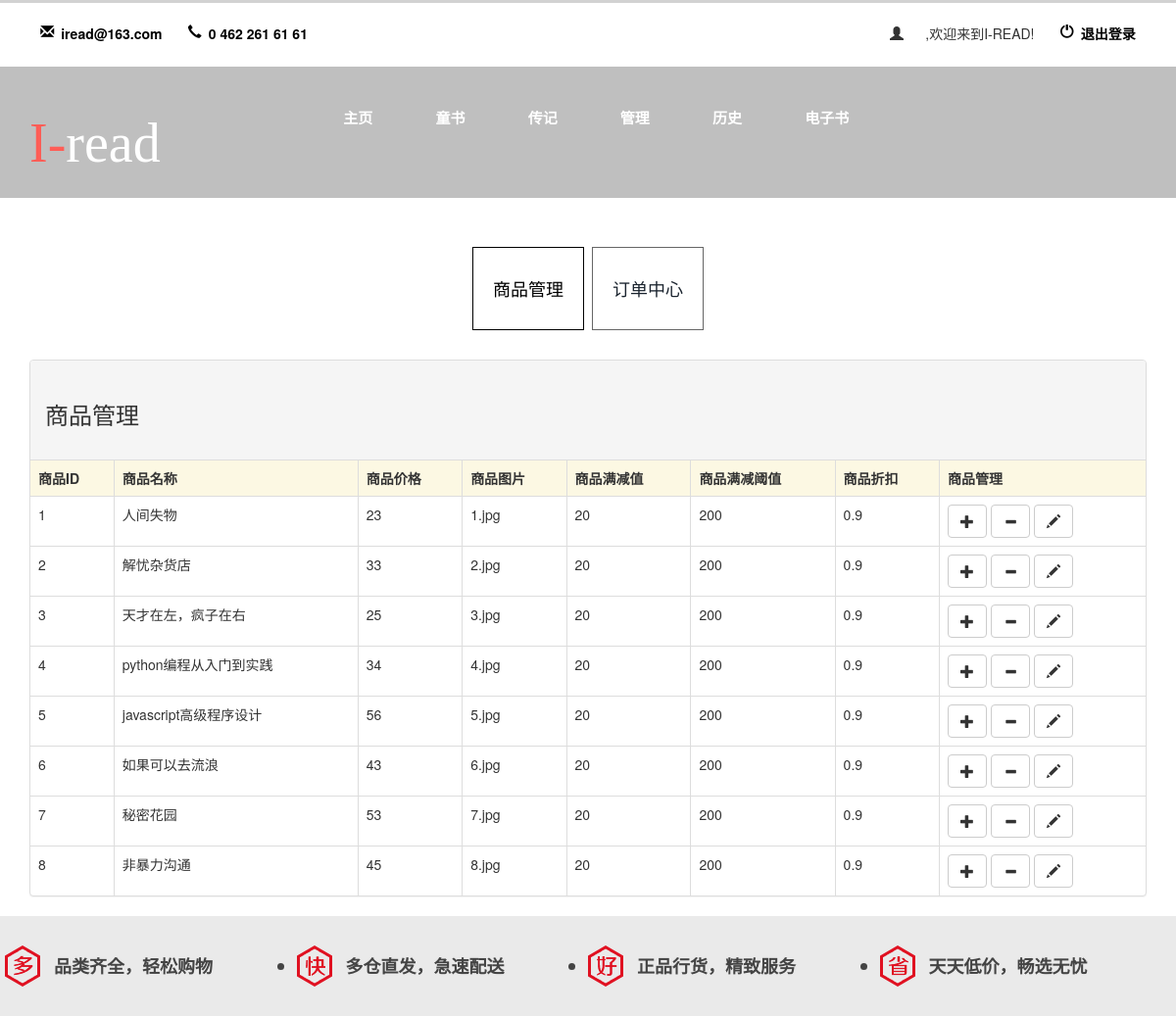
The page /seller_index.page on the database its author committed.
### tables this page shows
CREATE TABLE "item" (
	`itemId`	INTEGER NOT NULL PRIMARY KEY AUTOINCREMENT,
	`itemName`	TEXT,
	`itemPrice`	INTEGER,
	`itemImage`	TEXT,
	`discount`	INTEGER,
	`threshold`	INTEGER,
	`percentage`	INTEGER
);

### shop.py (the view)
@app.route('/seller_index.page')
def seller_index():
    session['item_data']=Item.query(order=None)
    session['allorder_data']=Lineitem.get_allorder_list()
    return render_template('sellerindex.html')

### tools.py (called while the page is built)
def sql_statement(sql):
    conn = sqlite3.connect("shopDB.db")
    cursor = conn.cursor()
    rows = cursor.execute(sql)
    list = []
    for row in rows:
        list.append(row)
    conn.commit()
    cursor.close()
    conn.close()
    return list

    @staticmethod
    def query(order=None):
        if order:
            sql = "select * from item desc order by itemId " + order
        else:
            sql = "select * from item desc order by itemId"
        list = sql_statement(sql)
        return list

    @staticmethod
    def get_allorder_list():
        sql = "select orders.orderList,orders.cId,lineitem.lineitemId,lineitem.quantity,item.*  from lineitem,orders,item where lineitem.lineitemId=orders.lineitemId and lineitem.itemId=item.itemId and orders.status=1 "
        list = sql_statement(sql)
        return list

### templates/sellerindex.html (shortened to what this page needs)
<!DOCTYPE html>
<html>
<head>
<link href="static/css/bootstrap.css" rel="stylesheet" type="text/css" media="all" />
<link href="static/css/style.css" rel="stylesheet" type="text/css" media="all" />
<link href='http://fonts.useso.com/css?family=Lato:100,300,400,700,900' rel='stylesheet' type='text/css'>
<link href='http://fonts.useso.com/css?family=Montez' rel='stylesheet' type='text/css'>
<link rel="stylesheet" href="http://cdn.static.runoob.com/libs/bootstrap/3.3.7/css/bootstrap.min.css">
<link href="static/css/memenu.css" rel="stylesheet" type="text/css" media="all" />
</head>
<body>
		<div class="header-info">
			<div class="container">
				<div class="header-top-in">
					<ul class="support">
						<li><a href="mailto:info@example.com"><i class="glyphicon glyphicon-envelope"> </i>iread@163.com</a></li>
						<li><span><i class="glyphicon glyphicon-earphone" class="tele-in"> </i>0 462 261 61 61</span></li>
					</ul>
					<ul class=" support-right">
						<li class="glyphicon glyphicon-user" class="men"></li><li>{{ session.name }},欢迎来到I-READ!</li>
                        <li><a href="/logout.page"><i class="glyphicon glyphicon-off"> </i>退出登录</a></li>
					</ul>
					<div class="clearfix"> </div>
				</div>
			</div>
		</div>
        <div class="header1">
			<div class="header-top1">
				<div class="header-bottom">
					<div class="container">
						<div class="logo">
							<h1><a href="/">I-<span>read</span></a></h1>
						</div>
						<div class="top-nav">
							<ul class="memenu skyblue">
								<li class="grid"><a href="#">主页</a></li>
								<li class="grid"><a href="#">童书</a></li>
								<li class="grid"><a href="#">传记</a></li>
								<li class="grid"><a href="#">管理</a></li>
								<li class="grid"><a href="#">历史</a></li>
								<li class="grid"><a href="#">电子书</a></li>
							</ul>
						</div>
						<div class="clearfix"> </div>
					</div>
			</div>
		</div>
<div class="features-area pad-60">
	<div class="container">
		<div class="row">
			<div class="col-lg-12">
				<div class="product-tab">
                    <ul class="tab-menu" role="tablist">
                        <li role="presentation" class="active"><a href="#home" aria-controls="home" role="tab" data-toggle="tab"><h4>商品管理</h4></a></li>
                        <li role="presentation" ><a href="#profile" aria-controls="profile" role="tab" data-toggle="tab"><h4>订单中心</h4></a></li>
                    </ul>
                    <div class="tab-content">
         <div role="tabpanel" class="tab-pane active" id="home">
                            <div class="panel panel-default">
                                <div class="panel-heading"><h3>商品管理</h3></div>
                                    <table class="table table-bordered">
                                        <tr class="warning">
                                            <th>商品ID</th>
                                            <th>商品名称</th>
                                            <th>商品价格</th>
                                            <th>商品图片</th>
                                            <th>商品满减值</th>
                                            <th>商品满减阈值</th>
                                            <th>商品折扣</th>
                                            <th>商品管理</th>
                                        </tr>
                                        {% for item in session.item_data %}
                                        <tr>
                                            <td>{{ item[0] }}</td>
                                            <td>{{ item[1] }}</td>
                                            <td>{{ item[2] }}</td>
                                            <td>{{ item[3] }}</td>
                                            <td>{{ item[4] }}</td>
                                            <td>{{ item[5] }}</td>
                                            <td>{{ item[6] }}</td>
                                            <td>
                                 <button class="btn btn-default" data-toggle="modal" data-target="#myModal1">
                                                    <span class="glyphicon glyphicon-plus" aria-hidden="true"></span></button>
                                 <button class="btn btn-default" data-toggle="modal" data-target="#myModal2{{ item[0] }}">
                                                <span class="glyphicon glyphicon-minus" aria-hidden="true"></span></button>
                                 <button class="btn btn-default" data-toggle="modal" data-target="#myModal3{{ item[0] }}">
                                                <span class="glyphicon glyphicon-pencil" aria-hidden="true"></span></button>
                                            </td>
                                        </tr>
                                            {% endfor %}
                                    </table>
                                </div>
                        </div>
                    </div>
                </div>
            </div>
        </div>
    </div>
</div>
<footer>
	<section class="service">
		<ul>
			<li><i></i>品类齐全，轻松购物</li>
			<li><i></i>多仓直发，急速配送</li>
			<li><i></i>正品行货，精致服务</li>
			<li><i></i>天天低价，畅选无忧</li>
		</ul>
	</section>
</footer>
</body>
</html>

### static/css/style.css (style rules this page uses)
body { background:#fff; font-family: 'Lato', sans-serif; }
body a { transition: 0.5s all; -webkit-transition: 0.5s all; -o-transition: 0.5s all; -moz-transition: 0.5s all; -ms-transition: 0.5s all; }
ul { padding: 0; margin: 0; }
h1,h2,h3,h4,h5,h6,label,p { margin:0; }
.header1 { width: 100%; background-size: cover; min-height: 180px; display: block; }
.header-top1 { background: rgba(133, 133, 133, 0.52); }
.header-info { padding: 0; background: #ffffff; border-top: 3px solid#D2D2D2; padding: 1em 0 .5em; }
ul.support { float: left; }
ul.support-right { float: right; }
ul.support li, ul.support-right li { display: inline-block; margin: .5em 0.8em .5em; }
ul.support li a, ul.support li span, ul.support-right li a { font-size: 1em; text-decoration: none; color: #000; vertical-align: top; font-weight: 600; }
ul.support li i, ul.support-right li i { display: inline-block; vertical-align: text-top; margin: 0 7px 0 0; }
.header-bottom { padding: 1em 0 1em; }
.logo h1 { font-size: 4em; font-family: 'Montez', cursive; font-weight: 100; }
.logo h1 a { text-decoration:none; color:#ff5d56; }
.logo h1 span { color:#fff; }
.logo { float:left; margin-top: 1em; }
.top-nav { margin-top: 0; width: 78%; margin: 2% auto 0; display: block; float: left; }
.skyblue { float:left; }
footer { width: 100%; height: 100px; }
footer .service { width: 100%; padding: 30px 0; margin-bottom: 14px; background-color: #eaeaea; }
footer .service ul { width: 1190px; height: 42px; margin: 0 auto; }
footer .service ul li { float: left; width: 25%; height: 100%; line-height: 42px; padding-left: 50px; position: relative; font-size: 18px; font-weight: 700; text-overflow: ellipsis; white-space: nowrap; color: #444; }
footer .service ul li i { position: absolute; top:0; left: 0; display: block; width: 36px; height: 100%; background: url("/static/image/ico_service.png") no-repeat ; }
footer .service ul li:nth-child(2) i { background-position: 0 -43px; }
footer .service ul li:nth-child(3) i { background-position: 0 -86px; }
footer .service ul li:nth-child(4) i { background-position: 0 -129px; }
.table h1, h2, h3, h4, h5, h6 { padding: 12px 0; }
ul.tab-menu { margin-top:50px; margin-bottom: 30px; text-align: center; }
ul.tab-menu li { display: inline-block; margin: 0 2px; }
ul.tab-menu li.active a,ul.tab-menu li a:hover { border-color: #000000; color: #000000 }
ul.tab-menu li a { border: 1px solid #666; display: block; font-size: 14px; font-weight: 700; padding: 10px 20px; text-transform: uppercase; position:relative; }
ul.tab-menu li a:after { width: 100%; height: 0; top: 0; left: 0; background: #000000; }
ul.tab-menu li a:after { content: ''; position: absolute; z-index: -1; -webkit-transition: all 0.3s; -moz-transition: all 0.3s; transition: all 0.3s; }

### static/css/memenu.css (style rules this page uses)
.memenu { margin:0;padding:0;width:100%;list-style:none;display:inline-block;position:relative;font-family:Calibri,Arial;font-size:15px }
.memenu li { display:inline-block; }
ul.memenu.skyblue { text-align: center; }
.memenu>li>a { font-family: 'Alegreya Sans SC', sans-serif;float:left;padding: 5px 30px 5px 30px;color:#555;font-weight:600;text-decoration:none;text-transform:uppercase;transition:color .4s ease-in-out;-moz-transition:color .4s ease-in-out;-webkit-transition:color .4s ease-in-out;-o-transition:color .4s ease-in-out }
.skyblue li>a,.skyblue>li.showhide span { color:#fff }

### rows shown on the page
item: itemId "1", itemName "人间失物", itemPrice "23", itemImage "1.jpg", discount "20", threshold "200", percentage "0.9"
item: itemId "2", itemName "解忧杂货店", itemPrice "33", itemImage "2.jpg", discount "20", threshold "200", percentage "0.9"
item: itemId "3", itemName "天才在左，疯子在右", itemPrice "25", itemImage "3.jpg", discount "20", threshold "200", percentage "0.9"
item: itemId "4", itemName "python编程从入门到实践", itemPrice "34", itemImage "4.jpg", discount "20", threshold "200", percentage "0.9"
item: itemId "5", itemName "javascript高级程序设计", itemPrice "56", itemImage "5.jpg", discount "20", threshold "200", percentage "0.9"
item: itemId "6", itemName "如果可以去流浪", itemPrice "43", itemImage "6.jpg", discount "20", threshold "200", percentage "0.9"
item: itemId "7", itemName "秘密花园", itemPrice "53", itemImage "7.jpg", discount "20", threshold "200", percentage "0.9"
item: itemId "8", itemName "非暴力沟通", itemPrice "45", itemImage "8.jpg", discount "20", threshold "200", percentage "0.9"
